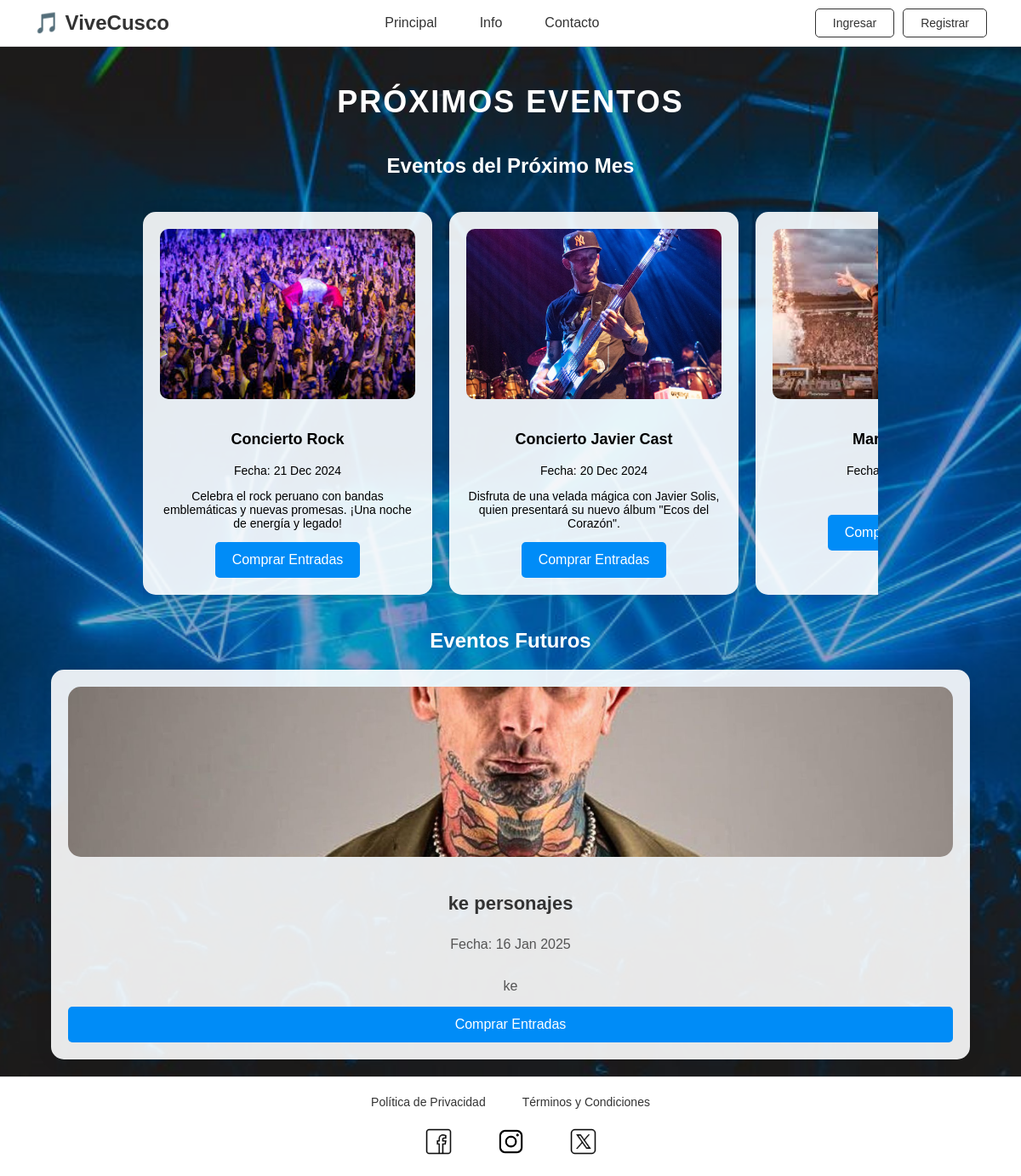
Before: / with the older database file.
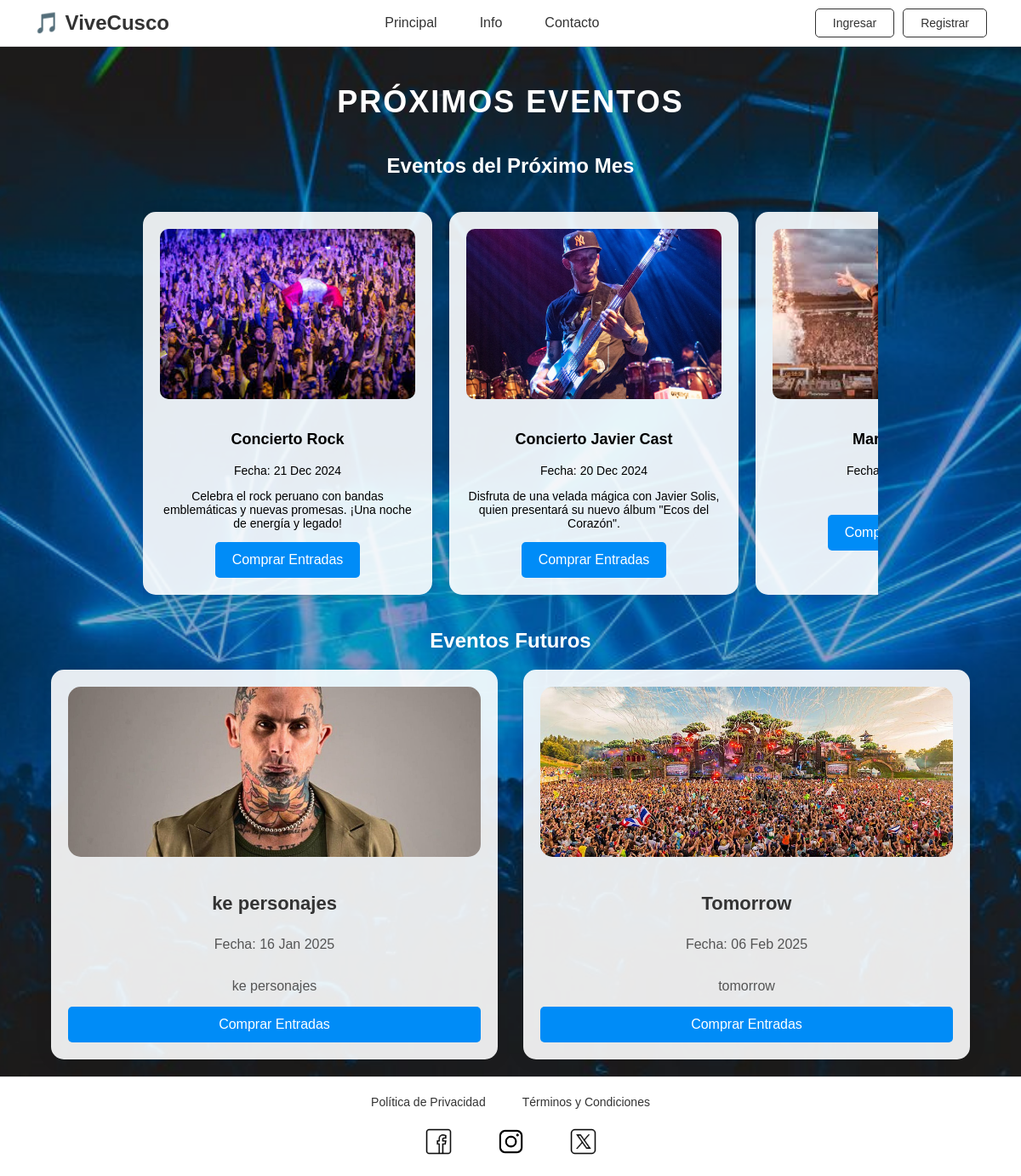
After: the same page with the newer database file.
### tables this page shows
CREATE TABLE `evento` (
  `idEvento` int(11) NOT NULL,
  `nombreEvento` varchar(150) NOT NULL,
  `descripcionEvento` text DEFAULT NULL,
  `fechahoraEvento` datetime NOT NULL,
  `categoriaEvento` varchar(50) DEFAULT NULL,
  `capacidadEvento` int(11) NOT NULL,
  `entradasGeneralEvento` int(11) NOT NULL,
  `entradasVipEvento` int(11) NOT NULL,
  `imagenEvento` varchar(255) DEFAULT NULL
);

### index.php (the view, shortened to what this page needs)
<!DOCTYPE html>
<html lang="es">
<head>
</head>
<body>
<div class="wrapper">
    <header>
        <div class="logo">
            <span>🎵 ViveCusco</span>
        </div>
        <nav>
            <ul>
                <li><a href="./index.php">Principal</a></li>
                <li><a href="./info.html">Info</a></li>
                <li><a href="./contacto.html">Contacto</a></li>
            </ul>
        </nav>
        <div class="buttons">
            <a href="./login/login.html" class="buy-btn">Ingresar</a>
            <a href="./login/registro_usuario.html" class="buy-btn">Registrar</a>
        </div>
    </header>
    <div class="container">
        <h1>Próximos Eventos</h1>
        <h2>Eventos del Próximo Mes</h2>
        <div class="carousel">
        <?php
        include 'conexion.php';
        $hoy = date('Y-m-d');
        $proximo_mes = date('Y-m-d', strtotime('+1 month'));
        $sql_carrusel = "SELECT idEvento, nombreEvento, descripcionEvento, fechahoraevento, imagenEvento
                         FROM evento
                         WHERE fechahoraevento >= '$hoy' AND fechahoraevento <= '$proximo_mes'";
        $result_carrusel = $conn->query($sql_carrusel);
        if ($result_carrusel->num_rows > 0) {
            while ($evento = $result_carrusel->fetch_assoc()) {
                echo '<div class="carousel-item">';
                echo '<img src="./eventos/' . $evento['imagenEvento'] . '" alt="' . $evento['nombreEvento'] . '">';
                echo '<h3>' . $evento['nombreEvento'] . '</h3>';
                echo '<p>Fecha: ' . date('d M Y', strtotime($evento['fechahoraevento'])) . '</p>';
                echo '<p>' . $evento['descripcionEvento'] . '</p>';
                echo '<a href="./eventos/evento.php?id=' . $evento['idEvento'] . '" class="buy-btn">Comprar Entradas</a>';
                echo '</div>';
            }
        } else {
            echo '<p>No hay eventos próximos en el próximo mes.</p>';
        }
        ?>
        </div>
        <h2>Eventos Futuros</h2>
        <div class="event-grid">
        <?php
        $sql_futuros = "SELECT idEvento, nombreEvento, descripcionEvento, fechahoraevento, imagenEvento
                        FROM evento
                        WHERE fechahoraevento > '$proximo_mes'";
        $result_futuros = $conn->query($sql_futuros);
        if ($result_futuros->num_rows > 0) {
            while ($evento = $result_futuros->fetch_assoc()) {
                echo '<div class="event-card">';
                echo '<img src="./eventos/' . $evento['imagenEvento'] . '" alt="' . $evento['nombreEvento'] . '">';
                echo '<h3>' . $evento['nombreEvento'] . '</h3>';
                echo '<p>Fecha: ' . date('d M Y', strtotime($evento['fechahoraevento'])) . '</p>';
                echo '<p>' . $evento['descripcionEvento'] . '</p>';
                echo '<a href="./eventos/evento.php?id=' . $evento['idEvento'] . '" class="buy-btn">Comprar Entradas</a>';
                echo '</div>';
            }
        } else {
            echo '<p>No hay eventos programados después del próximo mes.</p>';
        }
        ?>
        </div>
    </div>
    <footer>
        <a href="./privacy.html">Política de Privacidad</a> |
        <a href="./tyc.html">Términos y Condiciones</a>
        <div class="social">
            <a href="https://www.facebook.com/" target="_blank"><img src="./img/facebook.png" alt="Facebook"></a>
            <a href="https://www.instagram.com/" target="_blank"><img src="./img/instagram.png" alt="Instagram"></a>
            <a href="https://www.x.com/" target="_blank"><img src="./img/x.png" alt="Twitter"></a>
        </div>
    </footer>
</div>
</body>
</html>

### index.php (style rules this page uses)
html, body { height: 100%; margin: 0; font-family: 'Arial', sans-serif; box-sizing: border-box; scroll-behavior: smooth; }
body { background-image: url('./img/back-blu.jpg'); background-size: cover; background-position: center; background-attachment: fixed; background-repeat: no-repeat; margin: 0; padding: 0; color: #ffffff; }
.wrapper { display: flex; flex-direction: column; min-height: 100vh; backdrop-filter: brightness(0.8); }
header { background-color: rgb(255, 255, 255); padding: 10px 40px; display: flex; align-items: center; border-bottom: 1px solid #ddd; position: sticky; top: 0; z-index: 100; }
.logo { font-size: 24px; font-weight: bold; display: flex; align-items: center; color: #333; }
nav { flex-grow: 1; display: flex; justify-content: center; }
nav ul { list-style: none; display: flex; margin: 0; padding: 0; }
nav ul li { margin: 0 15px; }
nav ul li a { text-decoration: none; color: #333; font-size: 16px; padding: 10px; border-radius: 5px; }
.buttons { display: flex; gap: 10px; }
.buttons a { padding: 8px 20px; border: 1px solid #333; background-color: transparent; color: #333; border-radius: 5px; text-decoration: none; font-size: 14px; }
.container { flex: 1; width: 90%; margin: 0 auto; padding: 20px; text-align: center; position: relative; z-index: 1; min-height: 100vh; }
h1 { margin-bottom: 40px; font-size: 36px; color: #fff; text-transform: uppercase; letter-spacing: 2px; }
.event-grid { display: grid; grid-template-columns: repeat(auto-fit, minmax(300px, 1fr)); gap: 30px; }
.event-card { background-color: rgba(255, 255, 255, 0.9); border: none; padding: 20px; box-shadow: 0 0 20px rgba(0, 0, 0, 0.1); display: flex; flex-direction: column; justify-content: space-between; border-radius: 15px; transition: transform 0.3s ease, box-shadow 0.3s ease; position: relative; overflow: hidden; }
.event-card img { width: 100%; height: 200px; border-radius: 15px; object-fit: cover; margin-bottom: 20px; transition: opacity 0.3s ease; }
.event-card h3 { font-size: 22px; margin-bottom: 10px; color: #333; font-weight: bold; }
.event-card p { font-size: 16px; color: #555; margin-bottom: 15px; }
.buy-btn { display: inline-block; background-color: #008cf7; color: #fff; padding: 12px 20px; text-decoration: none; font-size: 16px; border-radius: 5px; text-align: center; transition: background-color 0.3s ease; }
footer { background-color: rgb(255, 255, 255); padding: 20px; text-align: center; border-top: 1px solid #ddd; margin-top: auto; }
footer a { text-decoration: none; color: #333; font-size: 14px; margin: 0 15px; }
.social { display: flex; justify-content: center; gap: 20px; margin-top: 20px; }
.social img { width: 35px; height: 35px; filter: grayscale(100%); transition: filter 0.3s; }
.carousel { display: flex; overflow-x: auto; gap: 20px; padding: 20px 0; scrollbar-width: thin; position: relative; max-width:80%; margin: 0 auto; }
.carousel-item { flex: 0 0 300px; background-color: rgba(255, 255, 255, 0.9); border-radius: 15px; padding: 20px; box-shadow: 0 0 15px rgba(0, 0, 0, 0.2); position: relative; }
.carousel-item h3 { color: black; font-size: 18px; }
.carousel-item p { color: black; font-size: 14px; }
.carousel-item img { width: 100%; height: 200px; border-radius: 10px; object-fit: cover; margin-bottom: 15px; }

Changed rows visible on the page:
changed evento "ke personajes": descripcionEvento "ke" → "ke personajes"
added evento: imagenEvento (picture), nombreEvento "Tomorrow", fechahoraEvento "06 Feb 2025", descripcionEvento "tomorrow", shown under "Eventos Futuros"
